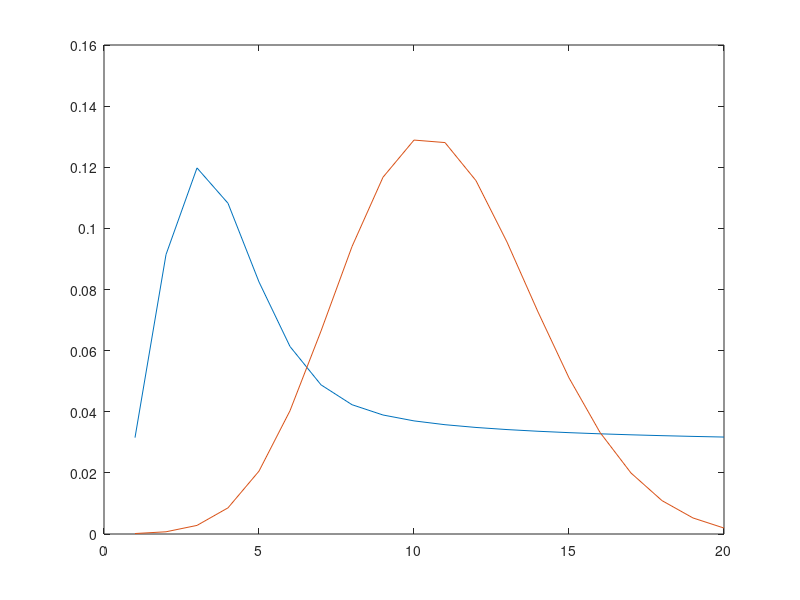

Write the MATLAB code that produced this figure.
%{Uklad wielostanowy probabilistyczny 2}%
x=0;
function [Pr,T] = ProbRing2(N,a,b)
    dt=0.3;
    Pr_curr = 1/N + zeros(N,1);
    diff=1;
    t=0;
    while (diff>1e-10)
      Pr_prev = Pr_curr;
      
      h=0.5* dt*(a(N)*Pr_prev(N) + b*Pr_prev(2) - (b+a(1))*Pr_prev(1));
      Pr_curr(1)+= dt*(a(N)*Pr_prev(N) + b*Pr_prev(2) - (b+a(1))*(Pr_prev(1)+h));
      #disp(h)
      h=0.5* dt*(a(N-1)*Pr_prev(N-1) + b*Pr_prev(1) - (b+a(N))*Pr_prev(N));
      Pr_curr(N)+= dt*(a(N-1)*Pr_prev(N-1) + b*Pr_prev(1) - (b+a(N))*(Pr_prev(N)+h));
      
      f=@(i) a(i-1)*Pr_prev(i-1) + b*Pr_prev(i+1) - (b+a(i))*Pr_prev(i);
      
      for i=2:(N-1)
        h=0.5*dt*f(i);
        Pr_curr(i)+=dt*(a(i-1)*Pr_prev(i-1) + b*Pr_prev(i+1) - (b+a(i))*(Pr_prev(i)+h));
      end    
      diff=max(abs(Pr_prev-Pr_curr)./Pr_prev);
      t++;
    end
    Pr=Pr_curr;
    T=t;
end
N=20;
a=hilb(N)(:,1);
b=0.5;
[Pr,t]=ProbRing2(N,a,b);
disp(Pr)
sum(Pr)
disp(t)
plot(1:N, Pr)
hold

b=0.1;
[Pr,t]=ProbRing2(N,a,b);
disp(Pr)
sum(Pr)
disp(t)
plot(1:N, Pr)
